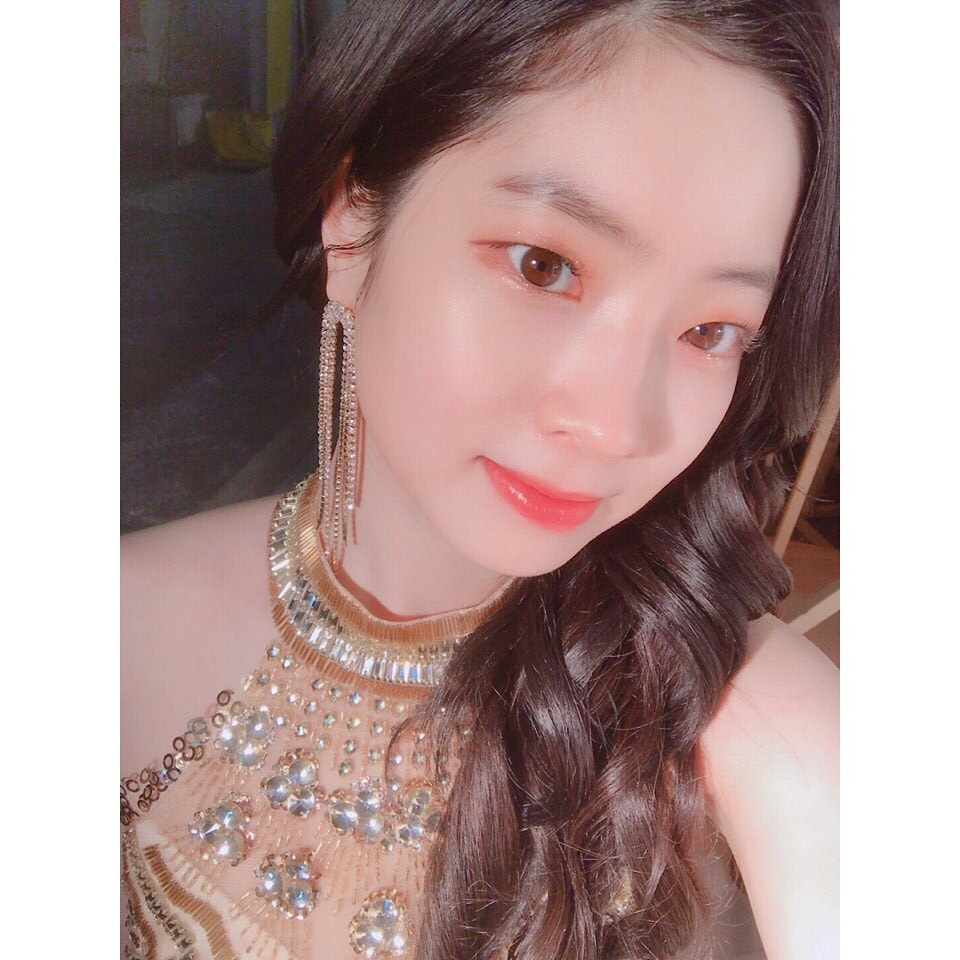
#> input picture images/dahyun.jpg, 960 x 960 px, found by its file name
$ jupyter execute 'GEOMETRIC TRANSFORMATION OF IMAGES.ipynb'
#> lines starting #> are read from the running program, lines starting #| are printed output that depends on the picture
[cell 1]
import numpy as np
import cv2 as cv

[cell 2]
img = cv.imread('images/Dahyun.jpg')
#> img is the input picture: shape (960, 960, 3); mean B, G, R 145.7, 148.6, 173.3

[cell 3]
t1 = cv.getTickCount()
res = cv.resize(img,None,fx=0.5, fy=0.5, interpolation = cv.INTER_CUBIC)
#OR
height, width = img.shape[:2]
#> height = 960; width = 960
res1 = cv.resize(img,(2*width, 2*height), interpolation = cv.INTER_CUBIC)
t2 = cv.getTickCount()
time = (t2-t1)/cv.getTickFrequency()
print(time)

[cell 4]
while True:
    cv.imshow("original image", img)
    cv.imshow("shrinked image", res)
    cv.imshow("zoomed image", res1)
    if cv.waitKey(0) == 27:
#> (key Esc is pressed here)
        break
cv.destroyAllWindows()

## Translation

[cell 5]
img.shape
#> Out = (960, 960, 3)

[cell 6]
rows,cols, _ = img.shape
#> rows = 960; cols = 960
M = np.float32([[1,0,-300],[0,1,-100]])
dst = cv.warpAffine(img,M,(int(cols/2),int(rows/2)))
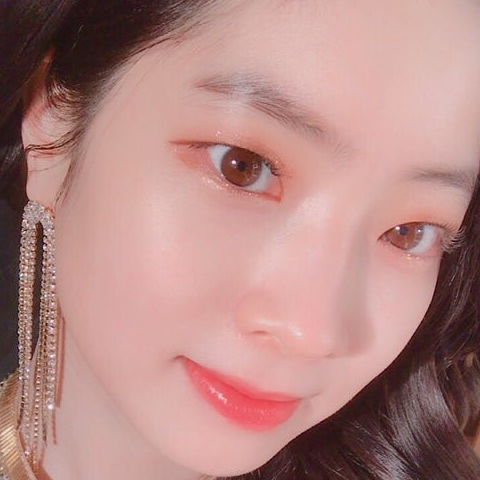
#> dst: shape (480, 480, 3); mean B, G, R 131.7, 135.8, 179.4
#cv.imwrite("Dahyunfocus.jpg", dst)
cv.imshow('Translation',dst)
cv.waitKey(0)
cv.destroyAllWindows()

## Rotation

[cell 7]
M = cv.getRotationMatrix2D(((cols-1)/2.0,(rows-1)/2.0),45,1)
dst = cv.warpAffine(img,M,(cols,rows))
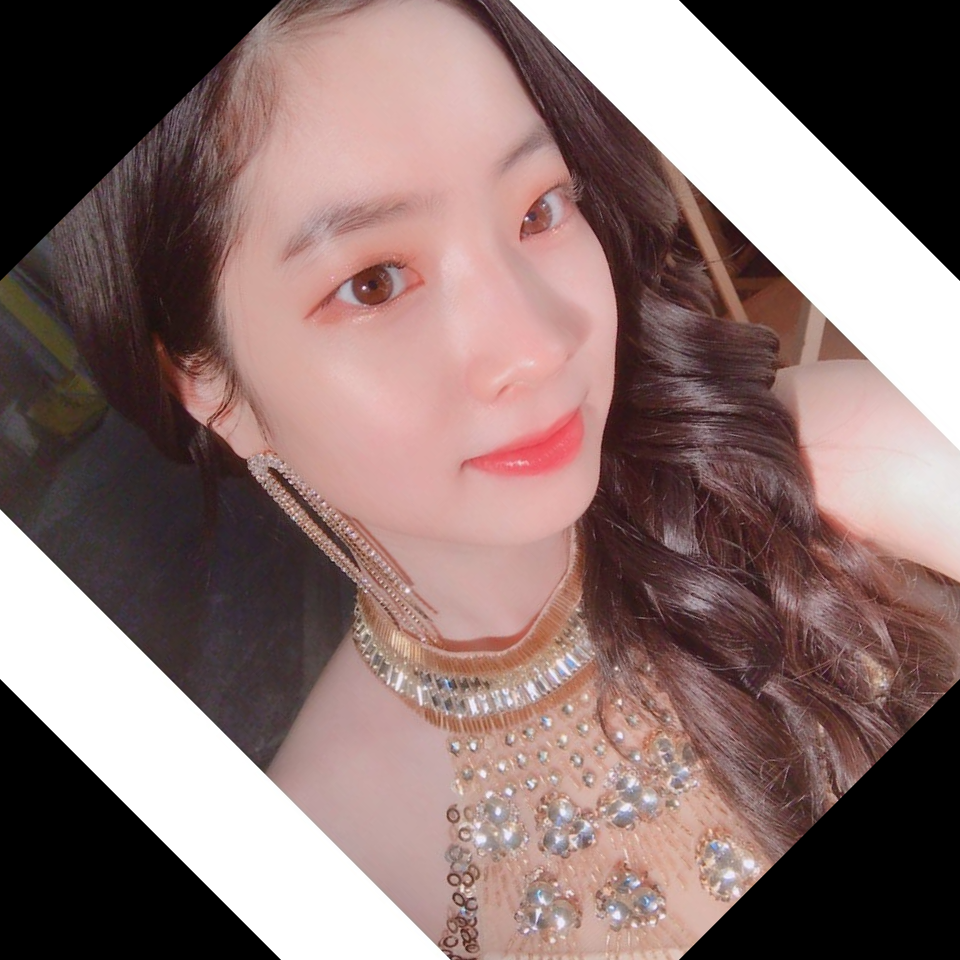
#> dst: shape (960, 960, 3); mean B, G, R 110.2, 112.8, 136.4
cv.imshow('Rotation',dst)
cv.waitKey(0)
cv.destroyAllWindows()

## Affine Transformation

[cell 8]
import matplotlib.pyplot as plt

### Inversion using Affline Transform

[cell 9]
img = cv.imread('images/Dahyun.jpg')
rows,cols,ch = img.shape
#> ch = 3
pts1 = np.float32([[50,50],[200,50],[50,200]])
pts2 = np.float32([[10,100],[200,50],[100,250]])
pts3 = np.float32([[0,0],[960,0],[480,960]])
pts4 = np.float32([[0,960],[960, 960],[480,0]])
M = cv.getAffineTransform(pts1,pts2)
dst = cv.warpAffine(img,M,(cols,rows))
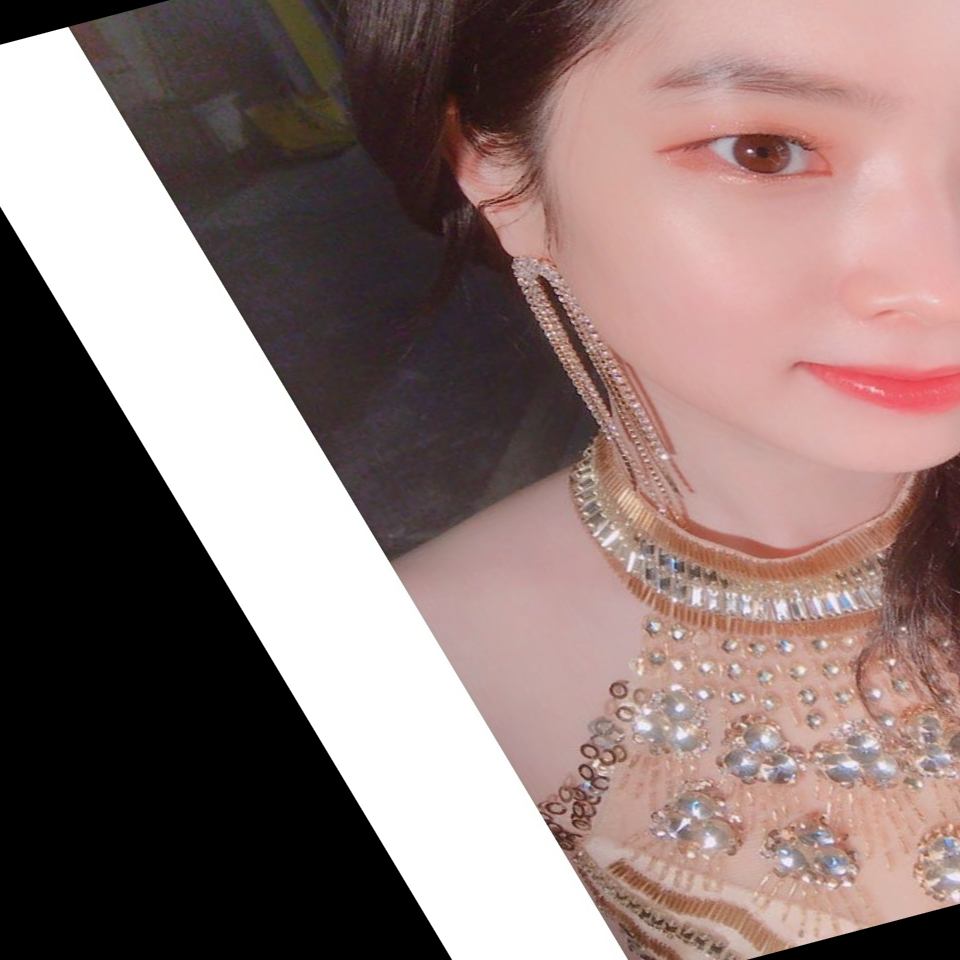
#> dst: shape (960, 960, 3); mean B, G, R 116.6, 119.5, 140.8
M1 = cv.getAffineTransform(pts3,pts4)
dst1 = cv.warpAffine(img,M1,(cols,rows))
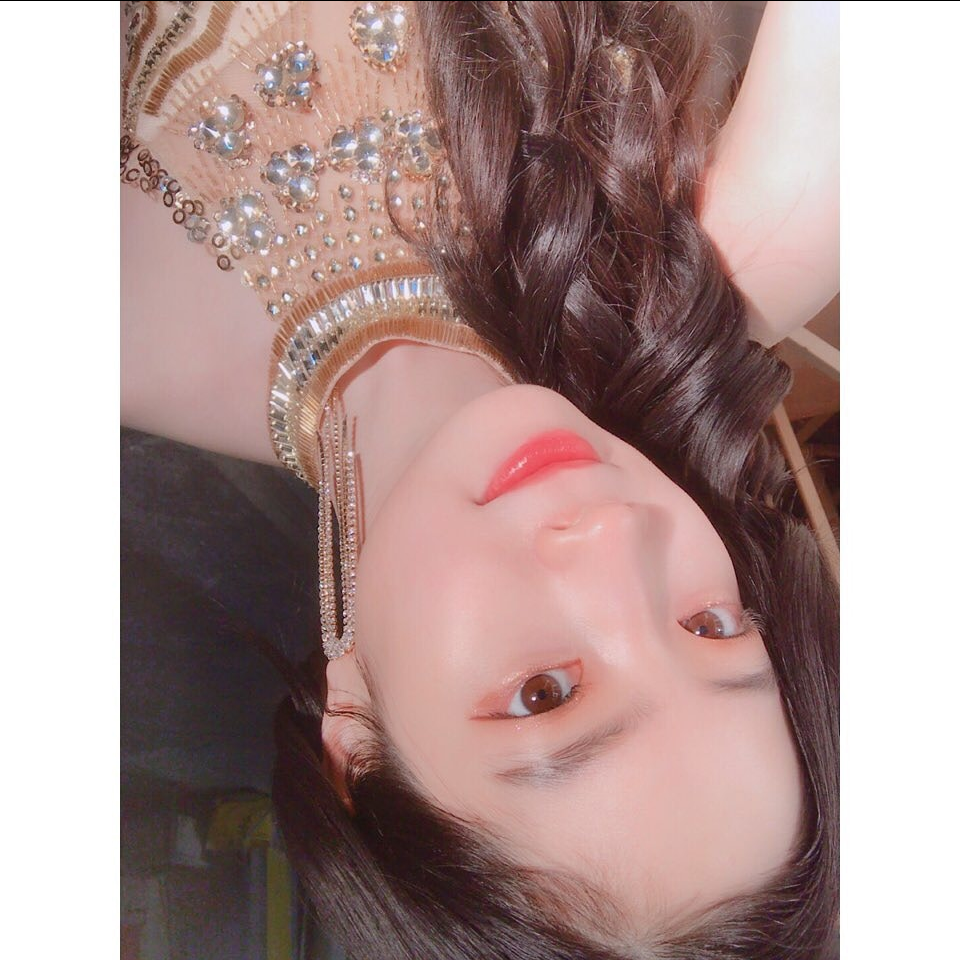
#> dst1: shape (960, 960, 3); mean B, G, R 145.6, 148.4, 173.1
plt.subplot(221),plt.imshow(img),plt.title('Input')
plt.subplot(222),plt.imshow(dst),plt.title('Output')
plt.subplot(223),plt.imshow(dst1),plt.title('Output2')
plt.show()
#> figure, not shown here; B, G, R data is drawn as R, G, B

## Perspective Transformation

[cell 10]
img = cv.imread('images/dahyun.jpg')
rows,cols,ch = img.shape
pts1 = np.float32([[270,0],[780,0],[350,560],[780,560]])
pts2 = np.float32([[0,0],[300,0],[0,300],[300,300]])
M = cv.getPerspectiveTransform(pts1,pts2)
dst = cv.warpPerspective(img,M,(300,300))
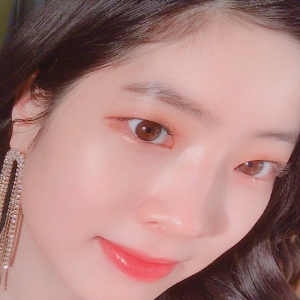
#> dst: shape (300, 300, 3); mean B, G, R 126.6, 130.3, 172.2
cv.imwrite("images/DahyunFocusPerspective.jpg", dst)
plt.subplot(121),plt.imshow(img),plt.title('Input')
plt.subplot(122),plt.imshow(dst),plt.title('Output')
plt.show()
#> figure, not shown here; B, G, R data is drawn as R, G, B
